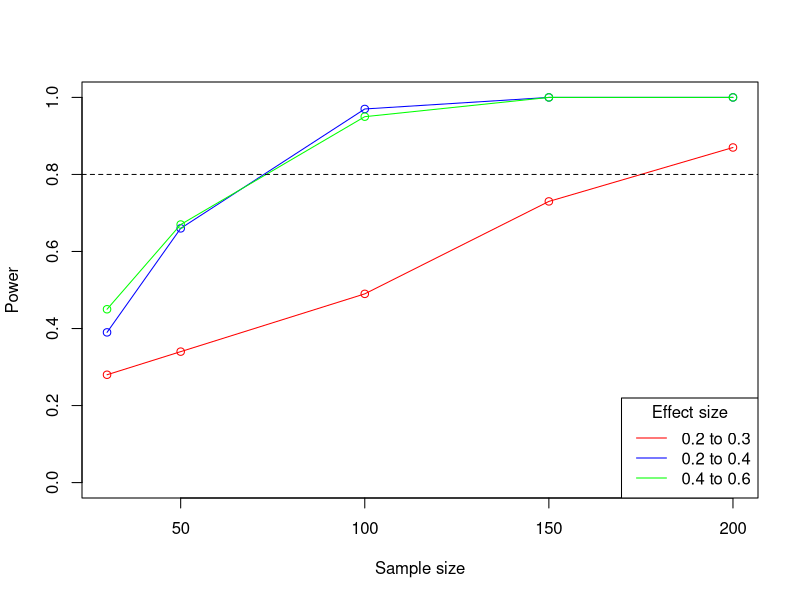

Source code (R):
# Power analysis to determine adequate sample size

library(MASS)
logit <- function(x) log(x / (1-x))

set.seed(123)

# Parameters
sig <- 0.1 # Group-level standard deviation
p1 <- 0.2   # baseline probability of event
p2 <- 0.3   # probability when covariate = 1

# Implied slope
b <- logit(p2) - logit(p1)

# Check math
stopifnot(plogis(logit(p1)) == 0.2)
stopifnot(round(plogis(logit(p1) + b*1), 5) == 0.3)

# Functio to simulate one dataset with a given sample size
# and check if covariate effect is significant at alpha = 0.05
run_one_sim <- function(n=100){
  # Number of groups
  levs <- 10
  # Random intercept adjustment for each group
  ref <- rnorm(levs, 0, sig)
  # Covariate values (standard normal, mean=0, SD=1)
  x <- rnorm(n)
  # Random effects for each data point
  group <- sample(1:levs, n, replace=T)

  # Expected value
  mn <- plogis(logit(p1) + b*x + ref[group])
  # Response variable
  y <- rbinom(n, size=1, prob=mn)
  # Complete data frame
  dat <- data.frame(x=x, y=y, group=group)

  # Fit model
  mod <- MASS::glmmPQL(y ~ x, random = ~ 1 | group, data=dat, family=binomial,
                       verbose=FALSE)
  # Extract coefficients
  out <- summary(mod)$tTable[2,c(1,2,4,5)]
  # return TRUE if p < 0.05 and effect size is in the right direction
  # i.e., positive since p2 > p1
  out[4] < 0.05 & out[1] > 0
}

# Run a bunch of sims and take the mean to get an estimate of power
power_estimate <- function(n=100, nsim=100){
  mean(sapply(1:nsim, function(x) run_one_sim(n=n)))
}

# Sample sizes to try
sample_sizes <- c(30, 50, 100, 150, 200)
names(sample_sizes) <- sample_sizes

# Run simulations for p1 = 0.2 and p2 = 0.3
scenario1 <- sapply(sample_sizes, power_estimate, nsim=100)
stopifnot(all(scenario1 == c(0.28,0.34,0.49,0.73,0.87)))

# Bigger effect size
# Run simulations for p1 = 0.3 and p2 = 0.5
p1 <- 0.2   # baseline probability of event
p2 <- 0.4   # probability when covariate = 1

# Implied slope
b <- logit(p2) - logit(p1)

scenario2 <- sapply(sample_sizes, power_estimate, nsim=100)
stopifnot(all(scenario2 == c(0.39,0.66,0.97,1,1)))

# Run simulations for p1 = 0.4 and p2 = 0.6
# Since closer to 0.5, should be lower power
p1 <- 0.4
p2 <- 0.6
b <- logit(p2) - logit(p1)

scenario3 <- sapply(sample_sizes, power_estimate, nsim=100)
stopifnot(all(scenario3 == c(0.45,0.67,0.95,1,1)))

# Plot
png("power_analysis.png")
plot(sample_sizes, scenario1,
     type='o', ylim=c(0,1), xlab="Sample size", ylab="Power", col='red')
lines(sample_sizes, scenario2,
     type='o', col='blue')
lines(sample_sizes, scenario3,
     type='o', col='green')
abline(h=0.8, lty=2)
legend('bottomright',title = "Effect size", col=c("red","blue","green"), lty=1,
       legend=c("0.2 to 0.3",  "0.2 to 0.4", "0.4 to 0.6"))
dev.off()
